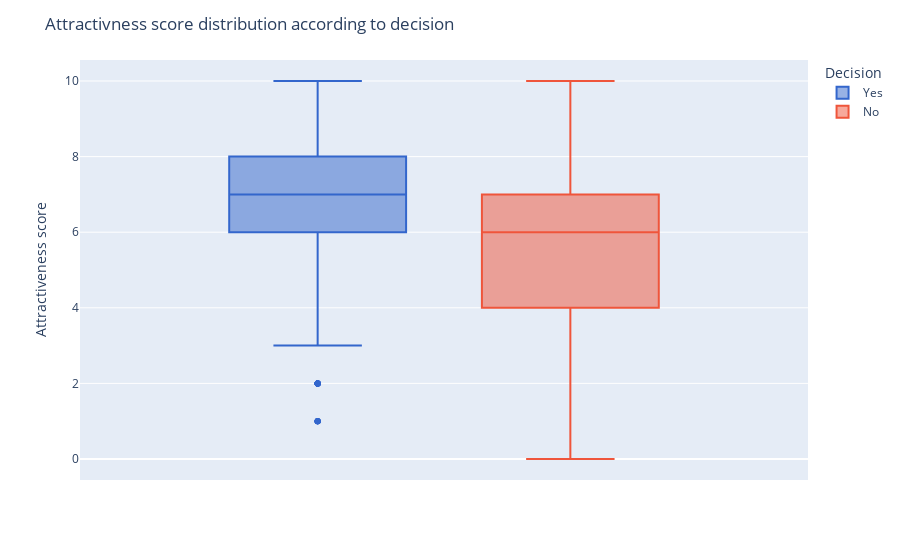
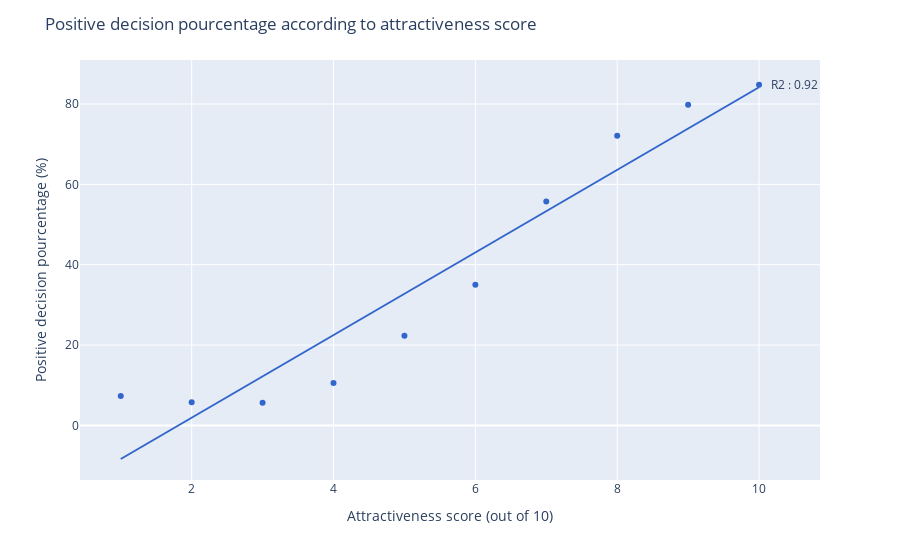

Source (notebook cell) for these figures, in order:
### Markdown cell above
Firstly, we see that for all attributes, the average score is higher when there was a desire for a second date, than the opposite. However, what is most interesting here is to look at the attribute on which there is the greatest difference, as this highlights the importance of the attribute in question.

With an average of 7.28 points (out of 10) when there's a desire for a second date versus 5.39 when there isn't, it's a person's attractiveness that seems to be the most decisive. Given these figures, we're going to push our analysis further on this attribute.

### Code cell
df_attractive = dataset.groupby(pd.cut(dataset["attr"], np.arange(0, 10.5, 1)), observed=False)[["dec"]].mean().reset_index()
df_attractive["attr"] = [x+1 for x in range(10)]
df_attractive["dec"] = df_attractive["dec"].apply(lambda x : x*100)

fig_3 = px.box(
    df_attributes[["dec", "attr"]],
    y="attr",
    color="dec",
    color_discrete_map={"No":px.colors.qualitative.Plotly[1], "Yes":px.colors.qualitative.G10[0]}
)

fig_3.update_layout(
    title="Attractivness score distribution according to decision",
    yaxis_title="Attractiveness score",
    legend_title="Decision"
)

fig_4 = px.scatter(
    df_attractive,
    x="attr",
    y="dec",
    trendline="ols",
    color_discrete_sequence=px.colors.qualitative.G10
)

fig_4.update_layout(
    title="Positive decision pourcentage according to attractiveness score",
    xaxis_title="Attractiveness score (out of 10)",
    yaxis_title="Positive decision pourcentage (%)"
)

fig_4.add_annotation(
    x=10.5, y=84.8,
    text=f"R2 : {round(px.get_trendline_results(fig_4).px_fit_results.iloc[0].rsquared, 2)}",
    showarrow=False
)

fig_3.show()
fig_4.show()

### Figure 1 — Plotly figure (JSON) as saved in the notebook; plotly's stock layout.template omitted (floating-point values rounded to 4 significant figures; data arrays with more than 128 entries replaced by an {"elided": "..."} marker saying what was removed)
{"data": [{"alignmentgroup": "True", "hovertemplate": "dec=Yes<br>attr=%{y}<extra></extra>", "legendgroup": "Yes", "marker": {"color": "#3366CC"}, "name": "Yes", "notched": false, "offsetgroup": "Yes", "orientation": "v", "showlegend": true, "type": "box", "x0": " ", "xaxis": "x", "y": {"elided": "3518 float values"}, "y0": " ", "yaxis": "y"}, {"alignmentgroup": "True", "hovertemplate": "dec=No<br>attr=%{y}<extra></extra>", "legendgroup": "No", "marker": {"color": "#EF553B"}, "name": "No", "notched": false, "offsetgroup": "No", "orientation": "v", "showlegend": true, "type": "box", "x0": " ", "xaxis": "x", "y": {"elided": "4860 float values"}, "y0": " ", "yaxis": "y"}], "layout": {"boxmode": "group", "legend": {"title": {"text": "Decision"}, "tracegroupgap": 0}, "margin": {"t": 60}, "title": {"text": "Attractivness score distribution according to decision"}, "xaxis": {"anchor": "y", "domain": [0, 1]}, "yaxis": {"anchor": "x", "domain": [0, 1], "title": {"text": "Attractiveness score"}}}}

### Figure 2 — Plotly figure (JSON) as saved in the notebook; plotly's stock layout.template omitted (floating-point values rounded to 4 significant figures)
{"data": [{"hovertemplate": "attr=%{x}<br>dec=%{y}<extra></extra>", "legendgroup": "", "marker": {"color": "#3366CC", "symbol": "circle"}, "mode": "markers", "name": "", "orientation": "v", "showlegend": false, "type": "scatter", "x": [1, 2, 3, 4, 5, 6, 7, 8, 9, 10], "xaxis": "x", "y": [7.339, 5.738, 5.641, 10.53, 22.3, 35.04, 55.72, 72.12, 79.85, 84.8], "yaxis": "y"}, {"hovertemplate": "<b>OLS trendline</b><br>dec = 10.2828 * attr + -18.6467<br>R<sup>2</sup>=0.922329<br><br>attr=%{x}<br>dec=%{y} <b>(trend)</b><extra></extra>", "legendgroup": "", "marker": {"color": "#3366CC", "symbol": "circle"}, "mode": "lines", "name": "", "showlegend": false, "type": "scatter", "x": [1, 2, 3, 4, 5, 6, 7, 8, 9, 10], "xaxis": "x", "y": [-8.364, 1.919, 12.2, 22.48, 32.77, 43.05, 53.33, 63.62, 73.9, 84.18], "yaxis": "y"}], "layout": {"annotations": [{"showarrow": false, "text": "R2 : 0.92", "x": 10.5, "y": 84.8}], "legend": {"tracegroupgap": 0}, "margin": {"t": 60}, "title": {"text": "Positive decision pourcentage according to attractiveness score"}, "xaxis": {"anchor": "y", "domain": [0, 1], "title": {"text": "Attractiveness score (out of 10)"}}, "yaxis": {"anchor": "x", "domain": [0, 1], "title": {"text": "Positive decision pourcentage (%)"}}}}
